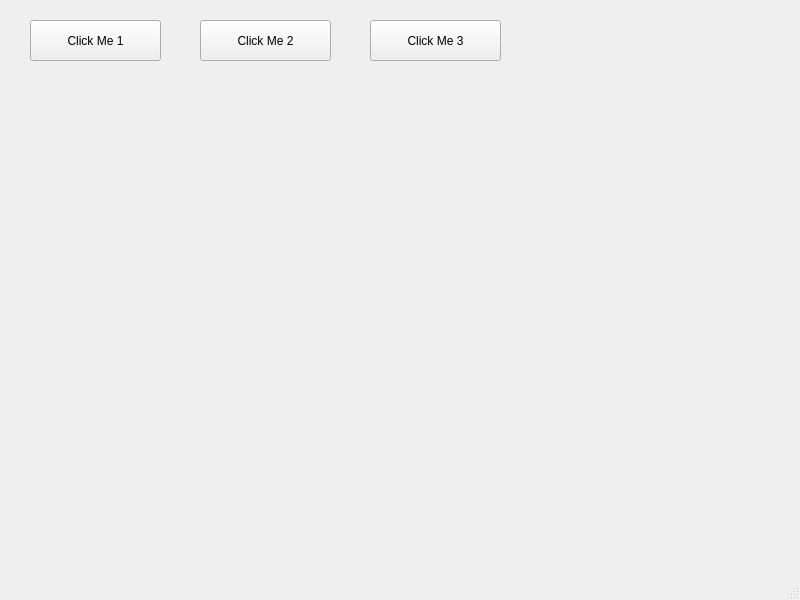
<?xml version="1.0" encoding="UTF-8"?>
<ui version="4.0">
 <class>MainWindow</class>
 <widget class="QMainWindow" name="MainWindow">
  <property name="geometry">
   <rect>
    <x>0</x>
    <y>0</y>
    <width>800</width>
    <height>600</height>
   </rect>
  </property>
  <property name="windowTitle">
   <string>MainWindow</string>
  </property>
  <widget class="QWidget" name="centralwidget">
   <widget class="QPushButton" name="btn_Click_me_1">
    <property name="geometry">
     <rect>
      <x>30</x>
      <y>20</y>
      <width>131</width>
      <height>41</height>
     </rect>
    </property>
    <property name="text">
     <string>Click Me 1</string>
    </property>
   </widget>
   <widget class="QPushButton" name="btn_Click_me_2">
    <property name="geometry">
     <rect>
      <x>200</x>
      <y>20</y>
      <width>131</width>
      <height>41</height>
     </rect>
    </property>
    <property name="text">
     <string>Click Me 2</string>
    </property>
   </widget>
   <widget class="QPushButton" name="btn_Click_me_3">
    <property name="geometry">
     <rect>
      <x>370</x>
      <y>20</y>
      <width>131</width>
      <height>41</height>
     </rect>
    </property>
    <property name="text">
     <string>Click Me 3</string>
    </property>
   </widget>
  </widget>
  <widget class="QMenuBar" name="menubar">
   <property name="geometry">
    <rect>
     <x>0</x>
     <y>0</y>
     <width>800</width>
     <height>23</height>
    </rect>
   </property>
  </widget>
  <widget class="QStatusBar" name="statusbar"/>
 </widget>
 <resources/>
 <connections/>
</ui>
